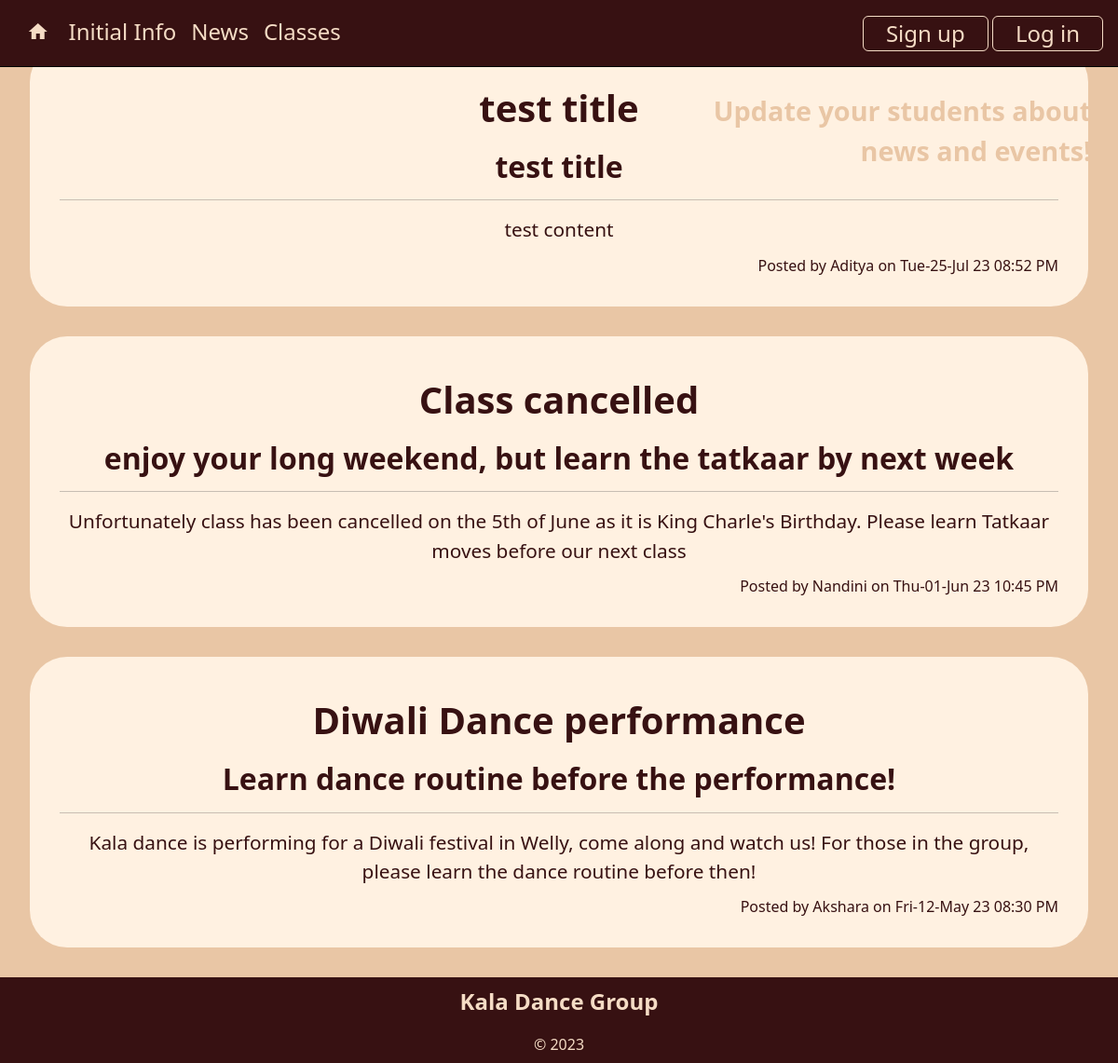
The app's page /news, older data.
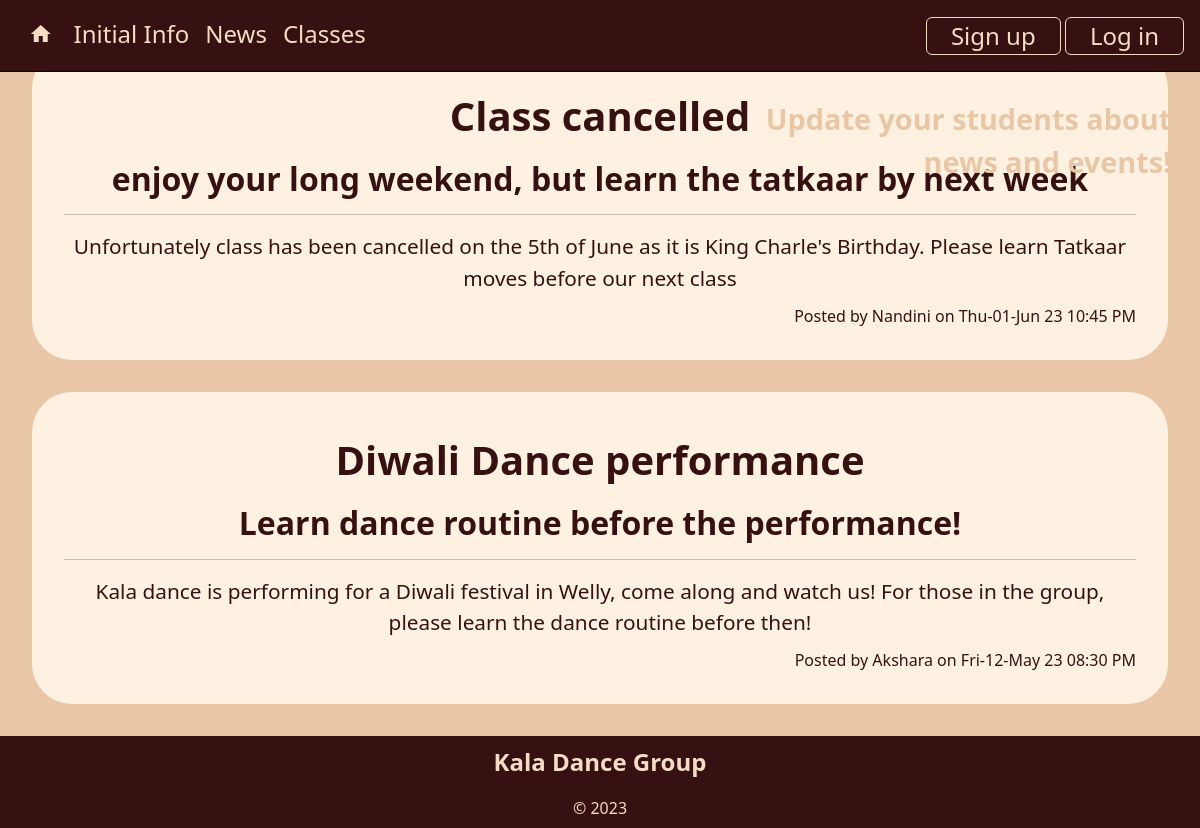
The same page, newer data.
### tables this page shows
CREATE TABLE news(
    news_id integer primary key autoincrement,
    title text not null unique,
    subtitle text not null unique,
    content text not null unique,
    newsdate date not null,
    member_id integer not null,
    foreign key(member_id) references member(member_id)
);

CREATE TABLE member(
    member_id integer primary key autoincrement,
    firstname text not null,
    surname text not null,
    email text  not null unique,
    age_group text not null,
    about_me text,
    password text not null,
    authorisation integer not null
);

### server.py (the view)
@app.route('/news')
def news():
    sql = """ select news.news_id, news.title, news.subtitle, news.content, news.newsdate, member.firstname
    from news
    join member on news.member_id = member.member_id
    order by news.newsdate desc;
    """
    result = run_search_query_tuples(sql, (), db_path, True)
    print(result)
    return render_template("news.html", news=result)

### db_function.py (called while the page is built)
def run_search_query_tuples(sql_query,values_tuple, file_path, rowfactory=False):
    result = None
    try:
        db = sqlite3.connect(file_path)
        if rowfactory:
            db.row_factory = sqlite3.Row
        cursor = db.cursor()
        cursor.execute(sql_query,values_tuple)
        result = cursor.fetchall()
        cursor.close()
    except sqlite3.Error as error:
        print("Error running search query tuples: {}".format(error))
        return None
    db.close()
    if result is None:
        print("No search values were found")
    return result

### server.py (called while the page is built)
@app.template_filter()
def news_date(sqlite_dt):
    x = datetime.strptime(sqlite_dt, '%Y-%m-%d %H:%M:%S')
    return x.strftime('%a-%d-%b %y %I:%M %p')

### templates/news.html (shortened to what this page needs)
{% extends "layout.html" %}
{% block quote %}
Update your students about <br>
news and events!
{% endblock %}
{% block content %}
{% for row in news %}
<div class="container_round">
    <h2>{{ row['title'] }}</h2>
    <h3 class="subtitle">{{ row['subtitle'] }}</h3>
    <hr>
    <p class="big-text">{{ row['content'] }}</p>
    <div class="meta text-end">Posted by {{ row['firstname'] }} on {{ row['newsdate'] | news_date}}</div>
</div>
{% endfor %}
{% endblock %}

### templates/layout.html (shortened to what this page needs)
<!DOCTYPE html>
<html lang="en">
<head>
<link href="https://cdn.jsdelivr.net/npm/bootstrap@5.2.3/dist/css/bootstrap.min.css" rel="stylesheet">
<link rel="stylesheet" href="static/StyleSheet.css">
</head>
<body>
<div class="container-fluid">
    <nav class="navbar navbar-expand-lg navbar-dark px-3 py-3.5 fixed-top">
    <div class="collapse navbar-collapse" id="collapsibleNavbar">
        <ul class="navbar-nav">
            <li class="nav-item">
                <a class="nav-link" href="/"><i class="material-icons">home</i></a>
            </li>
            <li class="nav-item">
                <a class="nav-link" href="/initialinfo">Initial Info</a>
            </li>
            <li class="nav-item">
                <a class="nav-link" href="/news">News</a>
            </li>
            <li class="nav-item">
                <a class="nav-link" href="/classes">Classes</a>
            </li>
        </ul>
        <div class="ms-auto nav-item">
            {%  if session %}
            <a class="nav-link btn btn-outline" href="/logout">Log out</a>
            {%  else %}
            <a class="nav-link btn btn-outline" href="/signup">Sign up</a>
            <a class="nav-link btn btn-outline" href="/login">Log in</a>
            {%  endif %}
        </div>
    </div>
</nav>
</div>
<div class="container-fluid position-relative mb-0">
    <div class="text-float">
        <div class="header">{% block header %}{% endblock %} </div>
        <div class="header-quote">{% block quote %}{% endblock %}</div>
    </div>
</div>
{% block content %}
{% endblock %}
<footer class="container-fluid footer-content">
    <p>Kala Dance Group</p>
    <div>&copy; 2023</div>
</footer>
</body>
</html>

### static/StyleSheet.css (style rules this page uses)
:root { --beige: rgb(233, 198, 165); --almond: rgb(255, 241, 225); --light-beige: rgb(245, 220, 197); --maroon: rgb(55, 17, 18); --light-maroon: rgb(88, 23, 24); }
body { font-family: 'Noto Sans', sans-serif; font-size: 100%; background-color: var(--beige); }
.navbar { background-color: var(--maroon); border-bottom: 1px solid black; }
.nav-link { text-align: center; font-size: 1.5em; color: var(--light-beige); }
nav .btn-outline { display: inline-block; }
.material-icons { padding: 0.25em 0.2em; }
.btn { background-color: var(--maroon); color: var(--light-beige); }
.btn-outline { border: 1px solid var(--light-beige); padding: 0em 1em; }
h2 { font-size: 2.5em; text-align: center; font-weight: 600; padding: 0.3em 0; color: var(--maroon); }
h3 { font-size: 2em; text-align: center; font-weight: 600; margin: 0; color: var(--maroon); }
li { color: var(--maroon); }
.container-fluid { border: 0px; padding:0; }
.container_round { border: 0px solid blue; background-color: var(--almond); padding: 2em 2em; margin-bottom: 2em; margin-top: 1em; margin-left: 2em; margin-right: 2em; border-radius: 40px; }
.text-float { font-size: 3em; text-align: center; font-weight: 600; color: var(--beige); position:absolute; left:50%; top:50%; width:100%; transform:translate(-50%,-50%); border: 0px solid green; }
.text-float .header { font-size: 3em; }
.text-float .header-quote { font-size: 0.6em; text-align: right; padding: 0em 1em; }
.big-text { font-size: 1.3em; text-align: center; font-weight: 500; margin: 0; color: var(--maroon); padding-bottom: 0.5em; }
.meta { font-size: 1em; color: var(--maroon); }
.footer-content { background-color: var(--maroon); text-align: center; padding: 0.5em 0 0.5em 0; color: var(--light-beige); }
.footer-content p:first-child { font-weight:600; font-size: 1.5em; }

Row changes from the older to the newer data that the page shows:
removed news: title "test title", subtitle "test title", content "test content", firstname "Aditya", newsdate|news_date "Tue-25-Jul 23 08:52 PM"
